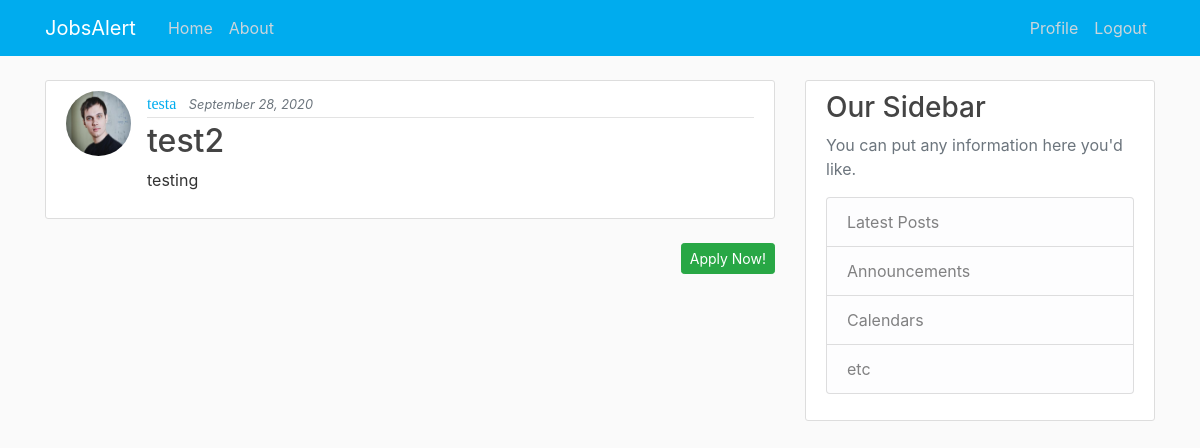
/post/20/ (signed in), run on the app's committed database.
### blog/models.py (models this page shows, shortened)
class Post(models.Model):
    title = models.CharField(max_length=100)
    content = models.TextField()
    date_posted = models.DateTimeField(default=timezone.now)
    author = models.ForeignKey(User, on_delete=models.CASCADE)
    end_date = models.DateTimeField(null=True)

### users/models.py (models this page shows, shortened)
class Profile(models.Model):
    user = models.OneToOneField(User, on_delete=models.CASCADE)
    image = models.ImageField(default='default.jpg', upload_to='profile_pics')
    account_type = models.CharField(max_length=200, null=True)

### blog/views.py (the view)
# urls.py: path('post/<int:pk>/', PostDetailView.as_view(), name='post-detail'),
class PostDetailView(DetailView):
    model = Post

### blog/templates/blog/post_detail.html (shortened to what this page needs)
{% extends "blog/base.html" %}
{% block content %}
<article class="media content-section">
    <img class="rounded-circle article-img" src="{{ object.author.profile.image.url }}">
    <div class="media-body">
        <div class="article-metadata">
            <a class="mr-2 author-title" href="{% url 'user-posts' object.author.username %}">{{ object.author }}</a>
            <small class="text-muted article-date">{{ object.date_posted|date:"F d, Y" }}</small>
        </div>
        <h2 class="article-title">{{ object.title }}</h2>
        <p class="article-content">{{ object.content }}</p>
    </div>
</article>
{% if not object.author == user %}
    <div>
        <a class="btn btn-success btn-sm mt-1 mb-1 float-right" href="{% url 'job-apply' post.id %}">Apply Now!</a>
    </div>
{% else %}
    <div>
        <a class="btn btn-success btn-sm mt-1 mb-1 float-right" href="{% url 'job-dashboard' post.id %}">See Applicants</a>
    </div>
{% endif %}
{% endblock content %}

### blog/static/blog/main.css (style rules this page uses)
body { background: #fafafa; color: #333333; margin-top: 5rem; }
h1, h2, h3, h4, h5, h6 { color: #444444; }
.content-section { background: #ffffff; padding: 10px 20px; border: 1px solid #dddddd; border-radius: 3px; margin-bottom: 20px; }
.article-title { color: #444444; }
.author-title { color: #00acee; font-family: cursive; }
.article-date { font-style: italic; }
.article-content { white-space: pre-line; }
.article-img { height: 65px; width: 65px; margin-right: 16px; }
.article-metadata { padding-bottom: 1px; margin-bottom: 4px; border-bottom: 1px solid #e3e3e3 }

### data on the page
Post: author.profile.image (picture), author "testa", date_posted "September 28, 2020", title "test2", content "testing"
